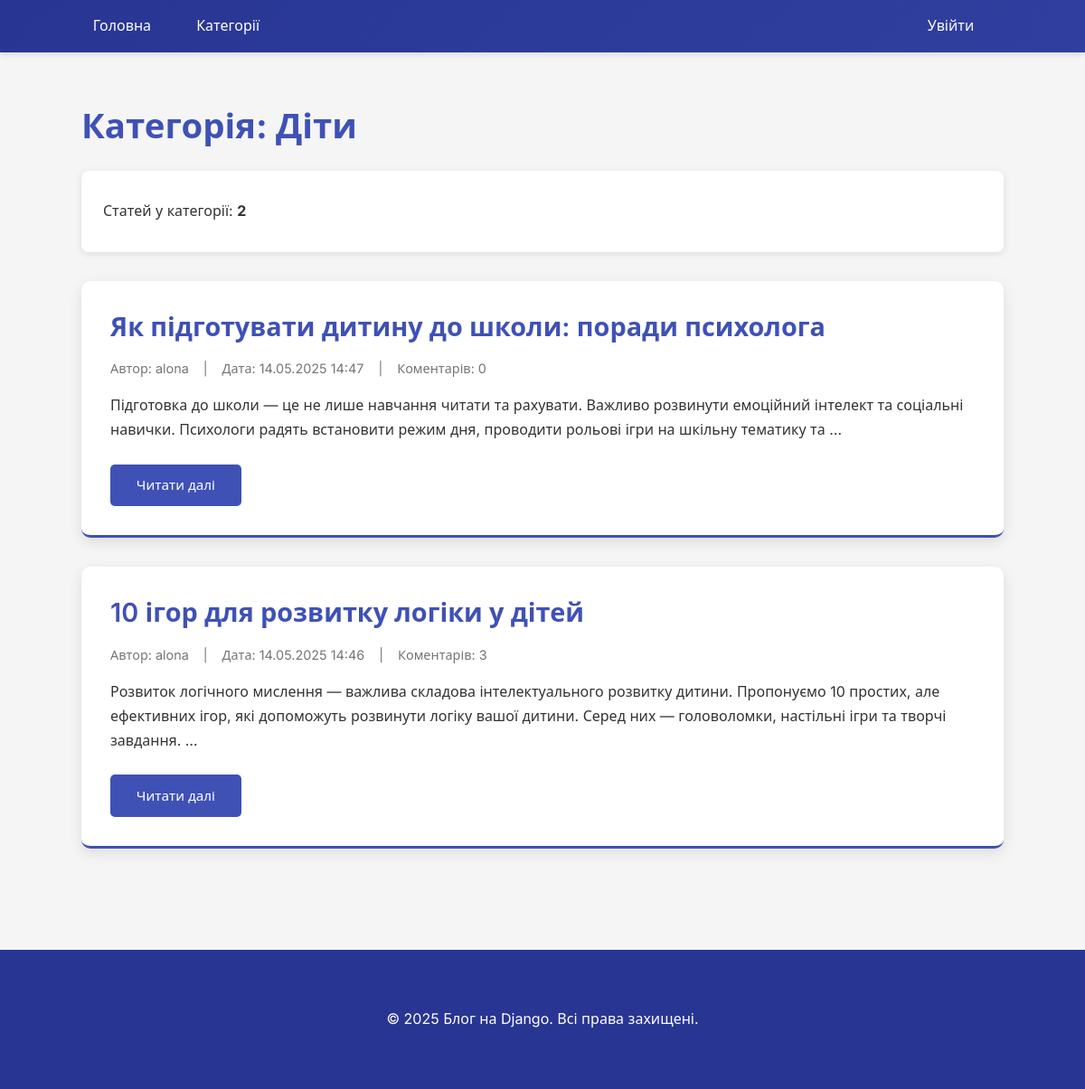
/category/dity/, run on the app's committed database.
### blog/models.py (models this page shows, shortened)
class Category(models.Model):
    name = models.CharField(max_length=100, unique=True, verbose_name="Назва")
    slug = models.SlugField(unique=True, blank=True)
    class Meta:
        verbose_name = "Категорія"
        verbose_name_plural = "Категорії"
        ordering = ['name']

class Post(models.Model):
    title = models.CharField(max_length=200, verbose_name="Заголовок")
    slug = models.SlugField(unique=True, blank=True)
    author = models.ForeignKey(User, on_delete=models.CASCADE, verbose_name="Автор")
    content = models.TextField(verbose_name="Вміст")
    excerpt = models.TextField(blank=True, verbose_name="Короткий опис")
    category = models.ForeignKey(Category, on_delete=models.CASCADE,
                                 related_name='posts', verbose_name="Категорія")
    published = models.BooleanField(default=False, verbose_name="Опубліковано")
    created_at = models.DateTimeField(auto_now_add=True, verbose_name="Дата створення")
    updated_at = models.DateTimeField(auto_now=True, verbose_name="Дата оновлення")
    class Meta:
        verbose_name = "Стаття"
        verbose_name_plural = "Статті"
        ordering = ['-created_at']

### blog/views.py (the view)
# urls.py: path('category/<slug:slug>/', views.category_posts, name='category_posts'),
def category_posts(request, slug):
    category = get_object_or_404(Category, slug=slug)
    posts = Post.objects.filter(category=category, published=True).order_by('-created_at')
    paginator = Paginator(posts, 10)
    page_number = request.GET.get('page')
    page_obj = paginator.get_page(page_number)
    context = {
        'category': category,
        'posts': page_obj,
    }
    return render(request, 'blog/category_posts.html', context)

### templates/blog/category_posts.html (shortened to what this page needs)
{% extends 'blog/base.html' %}
{% block content %}
    <h1>Категорія: {{ category.name }}</h1>
    <div class="sort-links">
        <p>Статей у категорії: <strong>{{ posts.paginator.count }}</strong></p>
    </div>
    {% for post in posts %}
        <article class="post-item">
            <h2><a href="{% url 'post_detail' post.slug %}">{{ post.title }}</a></h2>
            <div class="post-meta">
                <span>Автор: {{ post.author.username }}</span> |
                <span>Дата: {{ post.created_at|date:"d.m.Y H:i" }}</span> |
                <span>Коментарів: {{ post.comments.count }}</span>
            </div>
            <div class="post-excerpt">
                {% if post.excerpt %}
                    {{ post.excerpt }}
                {% else %}
                    {{ post.content|truncatewords:30 }}
                {% endif %}
            </div>
            <a href="{% url 'post_detail' post.slug %}" class="btn">Читати далі</a>
        </article>
    {% empty %}
        <div class="post-item">
            <p>У цій категорії поки що немає статей.</p>
        </div>
    {% endfor %}
{% endblock %}

### static/css/styles.css (style rules this page uses)
:root { --primary-color: #3f51b5; --primary-dark: #303f9f; --primary-light: #c5cae9; --accent-color: #ff4081; --text-color: #333; --text-light: #757575; --background-color: #f5f5f5; --card-color: #fff; --header-color: #283593; --shadow-color: rgba(0, 0, 0, 0.1); }
body { font-family: 'Inter', 'Segoe UI', Roboto, Oxygen, Ubuntu, sans-serif; line-height: 1.6; margin: 0; padding: 0; background-color: var(--background-color); color: var(--text-color); }
h1, h2, h3 { color: var(--primary-color); line-height: 1.3; }
h1 { font-size: 2.4rem; margin-bottom: 1.5rem; font-weight: 700; }
h2 { font-size: 1.8rem; margin-top: 0; }
.post-item { background: var(--card-color); margin-bottom: 2rem; padding: 2rem; border-radius: 10px; box-shadow: 0 5px 15px var(--shadow-color); transition: transform 0.3s ease, box-shadow 0.3s ease; position: relative; overflow: hidden; border-bottom: 3px solid var(--primary-color); }
.post-item h2 { margin-top: 0; margin-bottom: 1rem; }
.post-item h2 a { color: var(--primary-color); text-decoration: none; transition: color 0.3s ease; font-weight: 600; }
.post-meta { color: var(--text-light); font-size: 0.9rem; margin-bottom: 1rem; display: flex; flex-wrap: wrap; gap: 1rem; }
.post-meta span { display: inline-flex; align-items: center; }
.post-excerpt { margin-bottom: 1.5rem; line-height: 1.7; }
.sort-links { margin-bottom: 2rem; padding: 1rem 1.5rem; background: var(--card-color); border-radius: 8px; box-shadow: 0 2px 8px var(--shadow-color); display: flex; align-items: center; gap: 0.5rem; }
.btn { display: inline-block; padding: 0.7rem 1.8rem; background: var(--primary-color); color: white; text-decoration: none; border-radius: 5px; border: none; cursor: pointer; transition: all 0.3s ease; font-size: 0.95rem; font-weight: 500; text-align: center; }

### data on the page
Category: name "Діти"
Post: title "Як підготувати дитину до школи: поради психолога", author.username "alona", created_at "14.05.2025 14:47", comments.count "0", content "Підготовка до школи — це не лише навчання читати та рахувати. Важливо розвинути емоційний інтелект та соціальні навички. Психологи радять встановити режим дня, проводити рольові ігри на шкільну тематику та …"
Post: title "10 ігор для розвитку логіки у дітей", author.username "alona", created_at "14.05.2025 14:46", comments.count "3", content "Розвиток логічного мислення — важлива складова інтелектуального розвитку дитини. Пропонуємо 10 простих, але ефективних ігор, які допоможуть розвинути логіку вашої дитини. Серед них — головоломки, настільні ігри та творчі завдання. …"

### other printed values
{{ posts.paginator.count }} "2"
